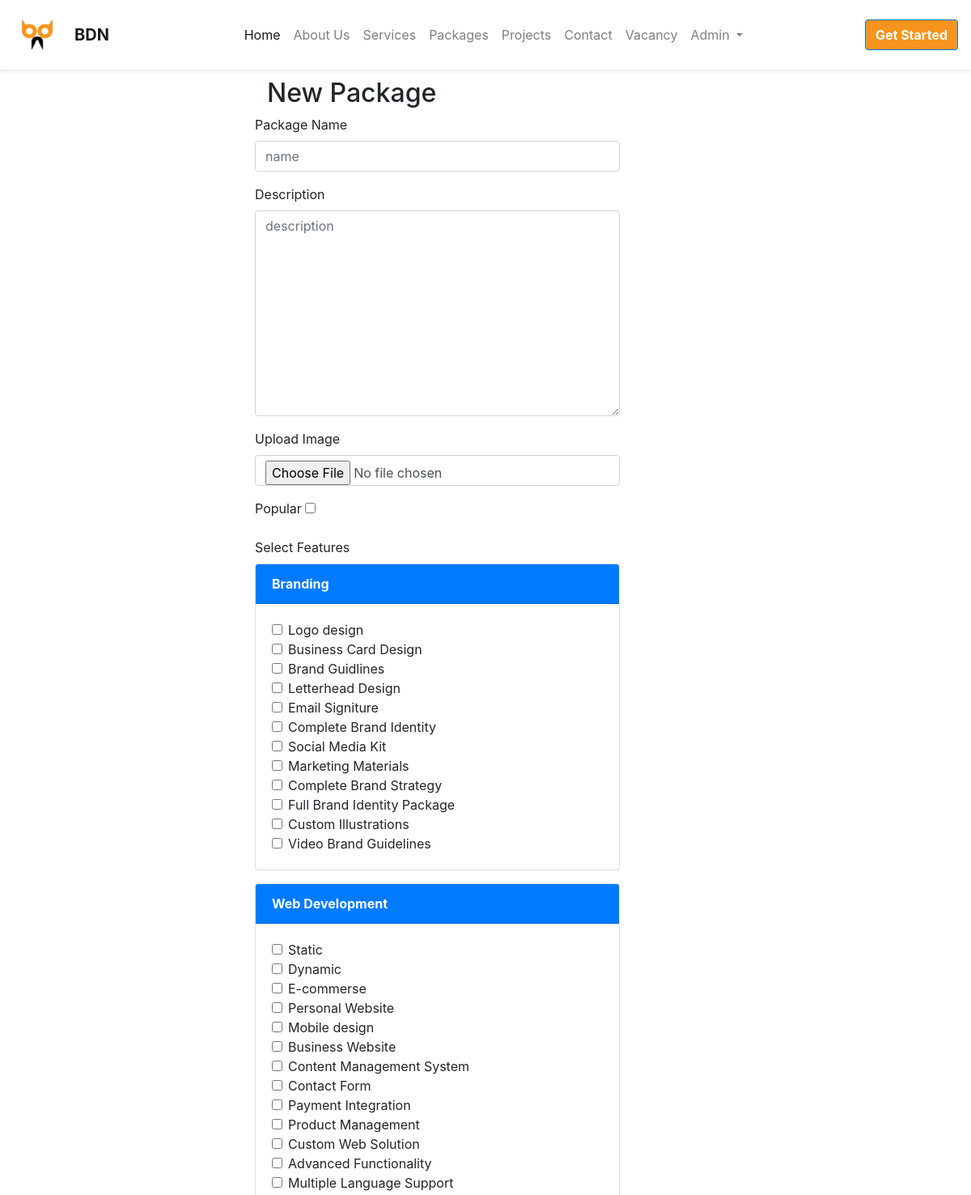
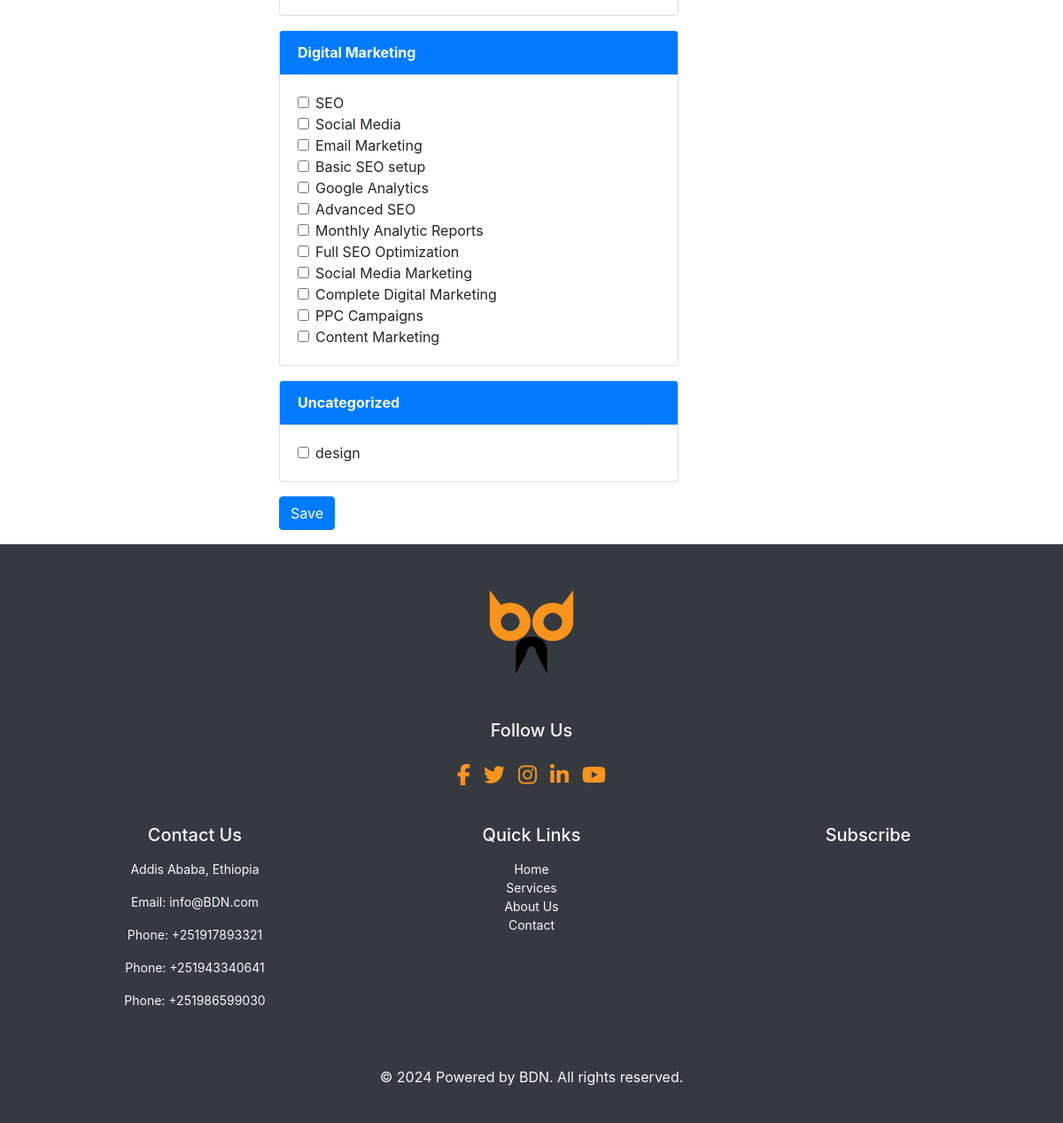
Screenshot of /package/new/ (signed in) with the database file from the repository (2 pictures, top to bottom).
### package/models.py (models this page shows, shortened)
class Category(models.Model):
    name=models.CharField(max_length=200)
    image=models.FileField(upload_to='images/icons' , validators=[FileExtensionValidator(['svg'])])
    description = models.TextField(max_length=1000, null=True,blank=True)

class Feature(models.Model):
    name = models.CharField(max_length=200)
    description = models.TextField(max_length=1000)
    price = models.FloatField(default=0)
    category=models.ForeignKey(Category, on_delete=models.SET_NULL, null=True, blank=True)

### package/views.py (the view, shortened to what this page needs)
# urls.py: path('new/', views.CreatePackageView.as_view(), name='package_new'),
class CreatePackageView(LoginRequiredMixin, CreateView):
    login_url = '/accounts/login/'
    redirect_field_name = 'package/package_list.html'
    form_class = PackageForm
    model = Package # Add this line
    @method_decorator(user_passes_test(lambda u: u.is_superuser))
    def dispatch(self, *args, **kwargs):
        return super().dispatch(*args, **kwargs)

### package/templates/package/package_form.html (shortened to what this page needs)
{% extends 'base.html' %}
{% block content %}
<div class="container mt-5 pt-5">
    <div class="row justify-content-center">
        <div class="col-md-6">
            <h2 id="form-title">New Package</h2>
            <form method="POST" enctype="multipart/form-data" class="row g-3 align-items-center post-form">
                <div class="mb-3">
                    <div class="mb-3">
                        <label for="{{ form.name.id_for_label }}" class="form-label">Package Name</label>
                        {{ form.name }}
                    </div>
                    <div class="mb-3">
                        <label for="{{ form.description.id_for_label }}" class="form-label">Description</label>
                        {{ form.description }}
                    </div>
                    <div class="mb-3">
                        <label for="{{ form.image.id_for_label }}" class="form-label">Upload Image</label>
                        {{ form.image }}
                    </div>
                     <div class="mb-3">
                        <label for="{{ form.most_pop.id_for_label }}" class="form-label">Popular</label>
                        {{ form.most_pop }}
                    </div>
                    <div class="mb-3">
                        <label class="form-label">Select Features</label>
                        {% for category, features in form.features.field.choices %}
                            <div class="card mb-3">
                                <div class="card-header bg-primary text-white">
                                    <strong>{{ category }}</strong>
                                </div>
                                <div class="card-body">
                                    {% for feature_id, feature_name in features %}
                                        <div class="form-check">
                                                <input class="form-check-input" type="checkbox" name="features" value="{{ feature_id }}"
                                                {% if feature_id|stringformat:"s" in form.features.value %} checked {% endif %} >
                                            <label class="form-check-label">{{ feature_name }}</label>
                                        </div>
                                    {% endfor %}
                                </div>
                            </div>
                        {% endfor %}
                    </div>
                    <button type="submit" class="btn btn-primary save btn btn-default loader">Save</button>
                </div>
            </form>
        </div>
    </div>
</div>
{% endblock %}

### static/bdnpage/css/styles.css (style rules this page uses)
html { scroll-behavior: smooth; }
body { font-family: "Roboto", sans-serif; }
.btn-primary { background: #ff8c00; border: none; padding: 12px 25px; border-radius: 5px; font-weight: 600; transition: all 0.3s ease; }

### rows the page displays
Category: choices "Branding"
Feature: features "Logo design"
Feature: features "Business Card Design"
Feature: features "Brand Guidlines"
Feature: features "Letterhead Design"
Feature: features "Email Signiture"
Feature: features "Complete Brand Identity"
Feature: features "Social Media Kit"
Feature: features "Marketing Materials"
Feature: features "Complete Brand Strategy"
Feature: features "Full Brand Identity Package"
Feature: features "Custom Illustrations"
Feature: features "Video Brand Guidelines"
Category: choices "Web Development"
Feature: features "Static"
Feature: features "Dynamic"
Feature: features "E-commerse"
Feature: features "Personal Website"
Feature: features "Mobile design"
Feature: features "Business Website"
Feature: features "Content Management System"
Feature: features "Contact Form"
Feature: features "Payment Integration"
Feature: features "Product Management"
Feature: features "Custom Web Solution"
Feature: features "Advanced Functionality"
Feature: features "Multiple Language Support"
Category: choices "Digital Marketing"
Feature: features "SEO"
Feature: features "Social Media"
Feature: features "Email Marketing"
Feature: features "Basic SEO setup"
Feature: features "Google Analytics"
Feature: features "Advanced SEO"
Feature: features "Monthly Analytic Reports"
Feature: features "Full SEO Optimization"
Feature: features "Social Media Marketing"
Feature: features "Complete Digital Marketing"
Feature: features "PPC Campaigns"
Feature: features "Content Marketing"
Feature: features "design"

### other values shown
{{ category }} "Uncategorized"
